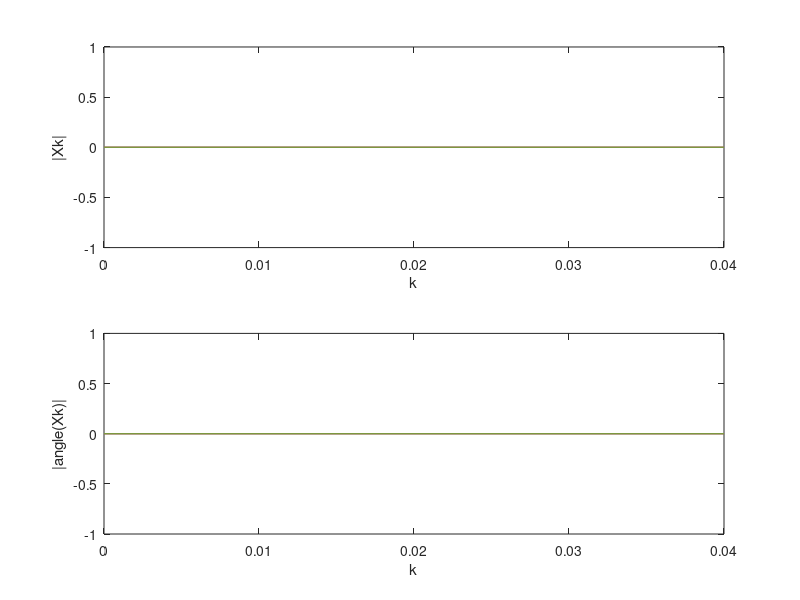
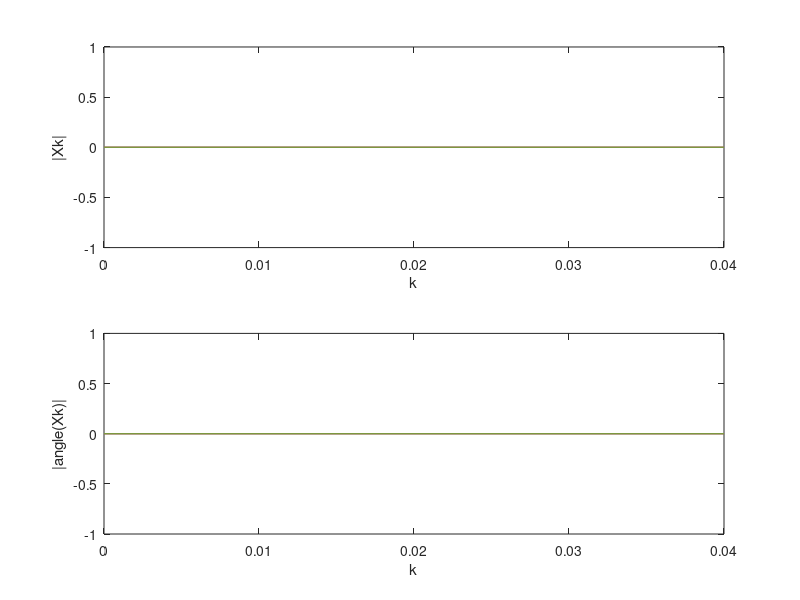
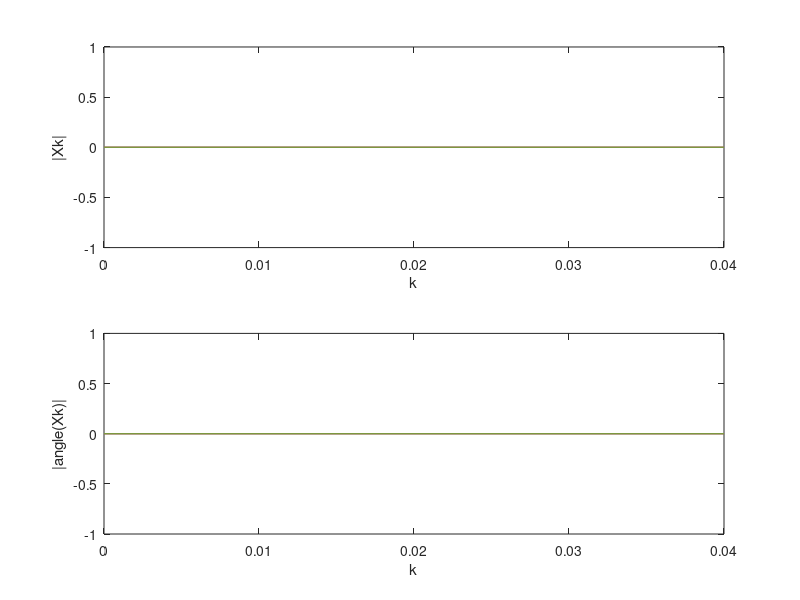

Here is the MATLAB script that generated these plots, in order:
clc;
clear all;

% Discretizacion del impulso
N=input('Introduce el valor de N=');
dt=.01;
t=(0:dt:(N-1)*dt) .';
ts=1;
tp=.1;

% Pulso de ricker
a=pi*(t-ts)/tp;
a2=a.^2;
ft=(a2-1/2).*exp(-a2); 
ft(N,N)=0;

%matriz de e^(+-iwt)
X1=zeros(N,N);
X2=zeros(N,N);

for l=0:N-1;
    for j=0:N-1;
        Wn=exp(-1i*2*pi*l*j/N); %valores de e^(-iwt)
        X1(l+1,j+1)=Wn;
    end
end
Xk=X1*ft; %Multiplicación f(t) * e^-iwt

fp=fft(ft); %Transformada rápida de fourier de f(t)

%Ploteo de imagenes para comparar
figure(1)
subplot(2,1,1)
plot(t,imag(Xk));
xlabel('k')
ylabel('|Xk|')
subplot(2,1,2)
plot(t,imag(fp));
xlabel('k')
ylabel('|angle(Xk)|')

figure(2)
subplot(2,1,1)
plot(t,real(Xk));
xlabel('k')
ylabel('|Xk|')
subplot(2,1,2)
plot(t,real(fp));
xlabel('k')
ylabel('|angle(Xk)|')

figure(3)
subplot(2,1,1)
plot(t,abs(Xk));
xlabel('k')
ylabel('|Xk|')
subplot(2,1,2)
plot(t,abs(fp));
xlabel('k')
ylabel('|angle(Xk)|')

ifp=ifft(fp); %Transformada inversa de fourier

for l=0:N-1;
    for j=0:N-1;
        Wn=exp(1i*2*pi*l*j/N);
        X2(l+1,j+1)=Wn;
    end
end
kp=1/(2*pi)*X2*Xk; %Transformada inversa discreta de fourier

